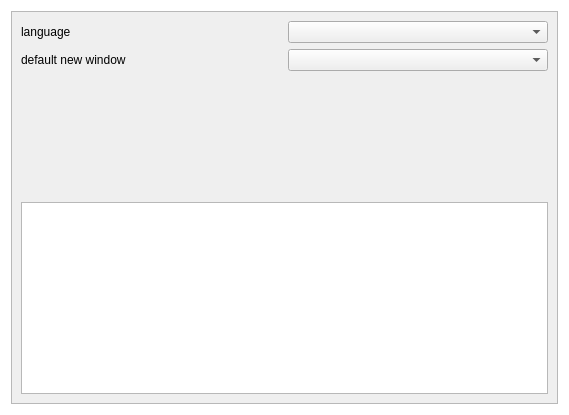
<?xml version="1.0" encoding="UTF-8"?>
<ui version="4.0">
 <class>settingsWindow</class>
 <widget class="QWidget" name="settingsWindow">
  <property name="geometry">
   <rect>
    <x>0</x>
    <y>0</y>
    <width>569</width>
    <height>415</height>
   </rect>
  </property>
  <property name="windowTitle">
   <string>settingsWindow</string>
  </property>
  <property name="styleSheet">
   <string notr="true">#settingsWindow{background-color:transparent;border:0px;}</string>
  </property>
  <layout class="QGridLayout" name="gridLayout">
   <item row="0" column="0">
    <widget class="ElaScrollArea" name="scrollArea">
     <property name="widgetResizable">
      <bool>true</bool>
     </property>
     <widget class="QWidget" name="scrollAreaWidgetContents">
      <property name="geometry">
       <rect>
        <x>0</x>
        <y>0</y>
        <width>549</width>
        <height>395</height>
       </rect>
      </property>
      <property name="styleSheet">
       <string notr="true">#scrollAreaWidgetContents{background-color:transparent;border:0px;}</string>
      </property>
      <layout class="QVBoxLayout" name="verticalLayout">
       <item>
        <layout class="QHBoxLayout" name="horizontalLayout">
         <item>
          <widget class="ElaText" name="label_language">
           <property name="text">
            <string>language</string>
           </property>
          </widget>
         </item>
         <item>
          <widget class="ElaComboBox" name="comboBox_language"/>
         </item>
        </layout>
       </item>
       <item>
        <layout class="QHBoxLayout" name="horizontalLayout_2">
         <item>
          <widget class="ElaText" name="label_default_new_window">
           <property name="text">
            <string>default new window</string>
           </property>
          </widget>
         </item>
         <item>
          <widget class="ElaComboBox" name="comboBox_default_new_window"/>
         </item>
        </layout>
       </item>
       <item>
        <spacer name="verticalSpacer">
         <property name="orientation">
          <enum>Qt::Vertical</enum>
         </property>
         <property name="sizeHint" stdset="0">
          <size>
           <width>20</width>
           <height>40</height>
          </size>
         </property>
        </spacer>
       </item>
       <item>
        <widget class="ElaPlainTextEdit" name="plainTextEdit"/>
       </item>
      </layout>
     </widget>
    </widget>
   </item>
  </layout>
 </widget>
 <customwidgets>
  <customwidget>
   <class>ElaPlainTextEdit</class>
   <extends>QPlainTextEdit</extends>
   <header location="global">ElaPlainTextEdit.h</header>
  </customwidget>
  <customwidget>
   <class>ElaScrollArea</class>
   <extends>QScrollArea</extends>
   <header location="global">ElaScrollArea.h</header>
   <container>1</container>
  </customwidget>
  <customwidget>
   <class>ElaText</class>
   <extends>QLabel</extends>
   <header location="global">ElaText.h</header>
  </customwidget>
  <customwidget>
   <class>ElaComboBox</class>
   <extends>QComboBox</extends>
   <header location="global">ElaComboBox.h</header>
  </customwidget>
 </customwidgets>
 <resources/>
 <connections/>
</ui>
